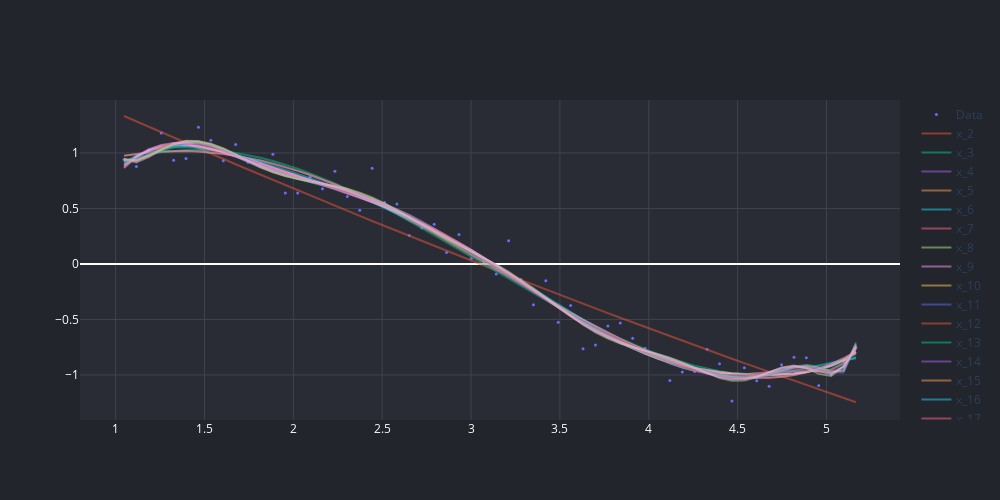

Notebook code cell kept with this figure:
### Markdown cell above
Now that we have the 100 powers let's make 100 different linear models

### Code cell
def linear_regression(df, power):

    linreg = linear_model.LinearRegression()

    predictors = ['x']

    if power >=2:
        predictors.extend(['x_%d'%i for i in range(2,power+1)])

    linreg.fit(df[predictors], df['y'])

    plot = go.Scatter(
        x=df.x, 
        y=linreg.predict(df[predictors]), 
        mode ='lines',
        opacity = 0.5,
        name = 'x_%d'%power,
        marker=dict(
            size=3,
            )
        )


    #Return the result in pre-defined format
    rss = sum((linreg.predict(df[predictors])-df.y)**2)
    ret = [rss]
    ret.extend([linreg.intercept_])
    ret.extend(linreg.coef_)

    return plot, ret

data = []

data.append(
    go.Scatter(
        x=df.x, 
        y=df.y, 
        mode ='markers',
        name = 'Data',
        marker=dict(
            size=3,
            )
        )
)

#Initialize a dataframe to store the results:
col = ['rss','intercept'] + ['coef_x_%d'%i for i in range(1,20)]
ind = ['model_pow_%d'%i for i in range(1,20)]
coef_matrix_simple = pd.DataFrame(index=ind, columns=col)

for i in range(2,20):
    plot, res = linear_regression(df, i)
    data.append(plot)
    coef_matrix_simple.iloc[i-1,0:i+2] = res



fig = go.Figure(data=data)

render(fig, 1000,500)
fig.show()
